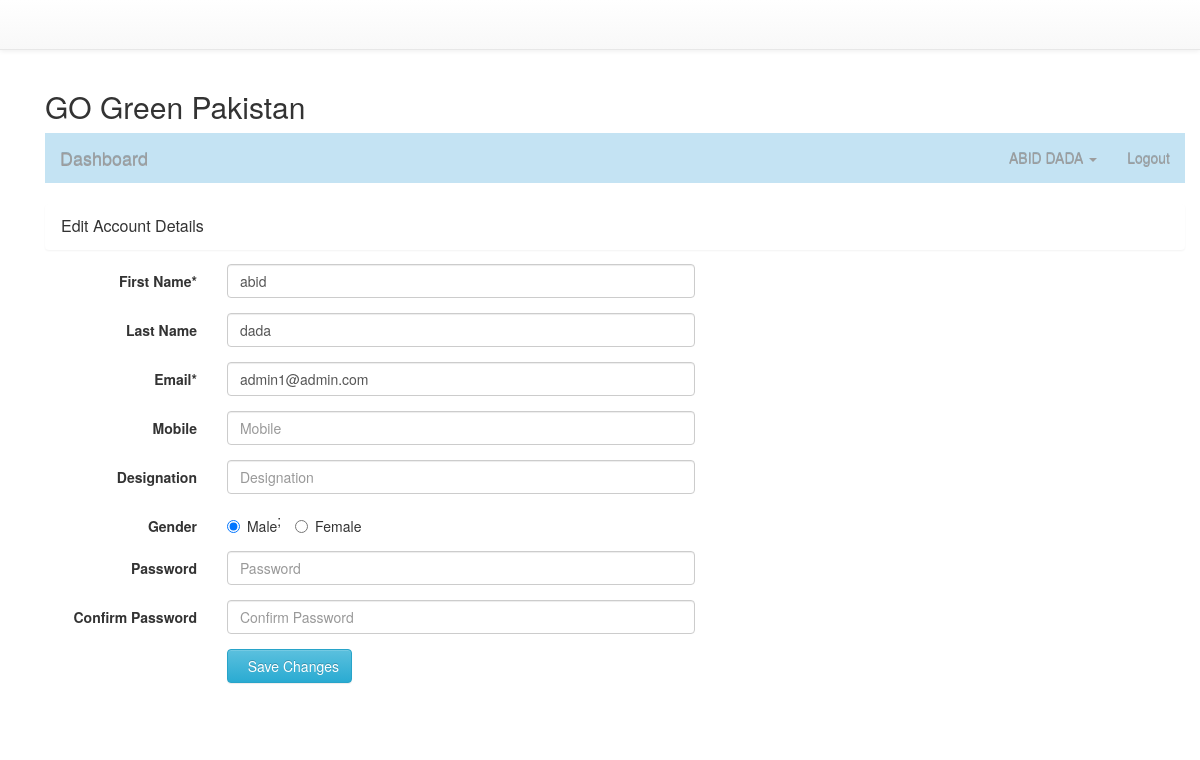
Screenshot of /edit_account.php (signed in) with the database file from the repository.
### tables this page shows
CREATE TABLE `user` (
  `id` int(11) NOT NULL AUTO_INCREMENT,
  `first_name` varchar(50) NOT NULL,
  `last_name` varchar(50) NOT NULL,
  `email` varchar(50) NOT NULL,
  `password` varchar(50) NOT NULL,
  `gender` enum('male','female') NOT NULL,
  `mobile` varchar(50) NOT NULL,
  `designation` varchar(50) NOT NULL,
  `image` varchar(250) NOT NULL,
  `type` varchar(250) NOT NULL DEFAULT 'general',
  `status` enum('active','pending','deleted','') NOT NULL DEFAULT 'pending',
  `authtoken` varchar(250) NOT NULL,
  PRIMARY KEY (`id`)
);

### class/User.php (called while the page is built, shortened)
<?php
class User extends Dbconfig {
	private $userTable = 'user';
	private $dbConnect = false;
    public function __construct(){
        if(!$this->dbConnect){
			$database = new dbConfig();
            $this -> hostName = $database -> serverName;
            $this -> userName = $database -> userName;
            $this -> password = $database ->password;
			$this -> dbName = $database -> dbName;
            $conn = new mysqli($this->hostName, $this->userName, $this->password, $this->dbName);
            if($conn->connect_error){
                die("Error failed to connect to MySQL: " . $conn->connect_error);
            } else{
                $this->dbConnect = $conn;
            }
        }
    }
	public function userDetails () {
		$sqlQuery = "SELECT * FROM ".$this->userTable."
			WHERE id ='".$_SESSION["userid"]."'";
		$result = mysqli_query($this->dbConnect, $sqlQuery);
		$userDetails = mysqli_fetch_assoc($result);
		return $userDetails;
	}
}
?>

### edit_account.php (the view, shortened to what this page needs)
<?php
include('class/User.php');
$user = new User();
$user->loginStatus();
$userDetail = $user->userDetails();
include('include/header.php');
?>
<?php include('include/container.php');?>
<div class="container contact">
	<h2>GO Green Pakistan</h2>
	<?php include('menu.php');?>
	<div>
		<div class="panel">
			<div class="panel-heading">
				<div class="panel-title">Edit Account Details</div>
			</div>
			<div class="panel-body col-md-7">
				<form class="form-horizontal" role="form" method="POST" action="">
					<div class="form-group">
						<label for="firstname" class="col-md-3 control-label">First Name*</label>
						<div class="col-md-9">
							<input type="text" class="form-control" name="firstname" placeholder="First Name" value="<?php echo $userDetail['first_name'];?>" >
						</div>
					</div>
					<div class="form-group">
						<label for="lastname" class="col-md-3 control-label">Last Name</label>
						<div class="col-md-9">
							<input type="text" class="form-control" name="lastname" placeholder="Last Name" value="<?php echo $userDetail['last_name'];?>" >
						</div>
					</div>
					<div class="form-group">
						<label for="email" class="col-md-3 control-label">Email*</label>
						<div class="col-md-9">
							<input type="email" class="form-control" name="email" placeholder="Email Address" value="<?php echo $userDetail['email'];?>" required>
						</div>
					</div>
					<div class="form-group">
						<label for="email" class="col-md-3 control-label">Mobile</label>
						<div class="col-md-9">
							<input type="text" class="form-control" name="mobile" placeholder="Mobile" value="<?php echo $userDetail['mobile'];?>" >
						</div>
					</div>
					<div class="form-group">
						<label for="lastname" class="col-md-3 control-label">Designation</label>
						<div class="col-md-9">
							<input type="text" class="form-control" name="designation" placeholder="Designation" value="<?php echo $userDetail['designation'];?>" >
						</div>
					</div>
					<div class="form-group">
						<label for="gender" class="col-md-3 control-label">Gender</label>
						<div class="col-md-9">
							<label class="radio-inline">
								<input type="radio" name="gender" value="male" <?php if($userDetail['gender'] == 'male') { echo 'checked'; } ?> required>Male
							</label>;
							<label class="radio-inline">
								<input type="radio" name="gender" value="female" <?php if($userDetail['gender'] == 'female') { echo 'checked'; } ?> required>Female
							</label>
						</div>
					</div>
					<div class="form-group">
						<label for="password" class="col-md-3 control-label">Password</label>
						<div class="col-md-9">
							<input type="password" class="form-control" name="passwd" placeholder="Password" value="">
						</div>
					</div>
					<div class="form-group">
						<label for="password" class="col-md-3 control-label">Confirm Password</label>
						<div class="col-md-9">
							<input type="password" class="form-control" name="cpasswd" placeholder="Confirm Password" value="">
						</div>
					</div>
					<div class="form-group">
						<div class="col-md-offset-3 col-md-9">
							<button id="btn-signup" type="submit" name="update" value="update_account" class="btn btn-info"><i class="icon-hand-right"></i> &nbsp Save Changes</button>
						</div>
					</div>
				</form>
			 </div>
		</div>
	</div>
</div>
<?php include('include/footer.php');?>

### rows the page displays
user: firstname "abid", lastname "dada", email "admin1@admin.com", gender "☑ Male", gender "☐ Female"

### other values shown
$_SESSION['name'] "ABID DADA"
